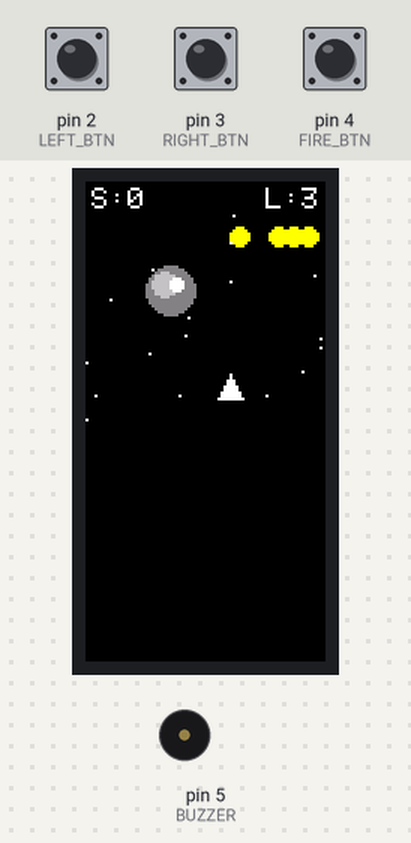
A sketch run on a simulated Arduino Uno, built with avr-gcc and run on an emulated ATmega328P. Parts: 80×160 colour display, buzzer (waves = sounding). The test bench sets the inputs (shaded band); at power-on: pin 4 (FIRE_BTN) HIGH, pin 2 (LEFT_BTN) HIGH, pin 3 (RIGHT_BTN) HIGH. Random numbers use the default seed unless the sketch sets one. At 20.4 s the program stops and its outputs stay as they are.

Above: at 1.38 s.
1.4 s: pin 4 (FIRE_BTN) pulled LOW for 0.15 s
At 2.09 s:
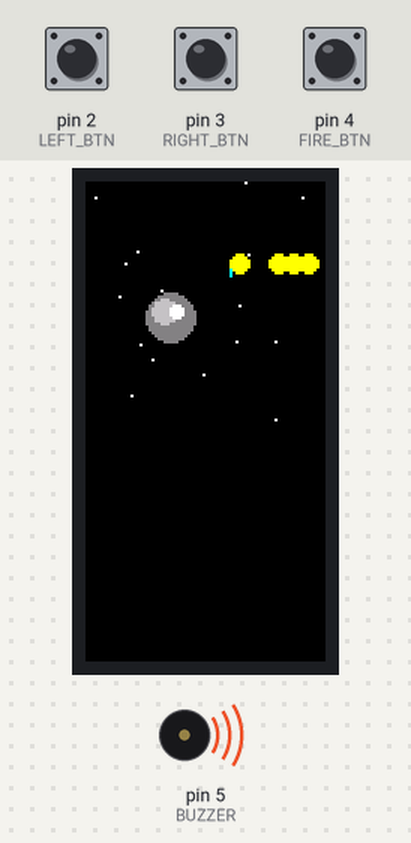
3.0 s: pin 2 (LEFT_BTN) pulled LOW for 1 s
At 6.54 s:
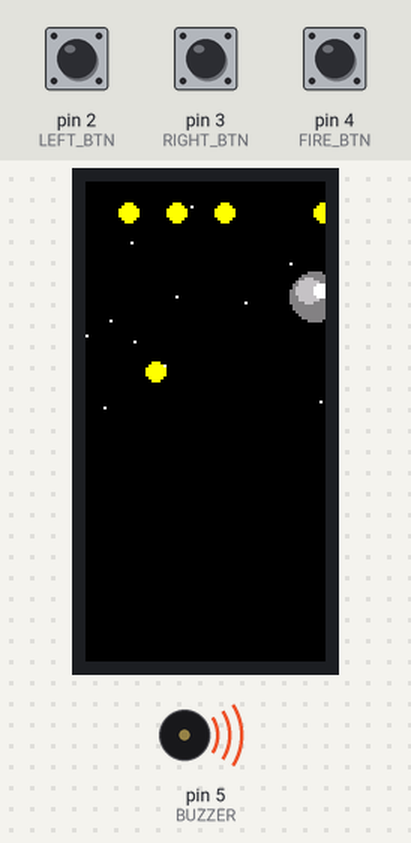
7.0 s: pin 4 (FIRE_BTN) pulled LOW for 3.2 s
At 7.13 s:
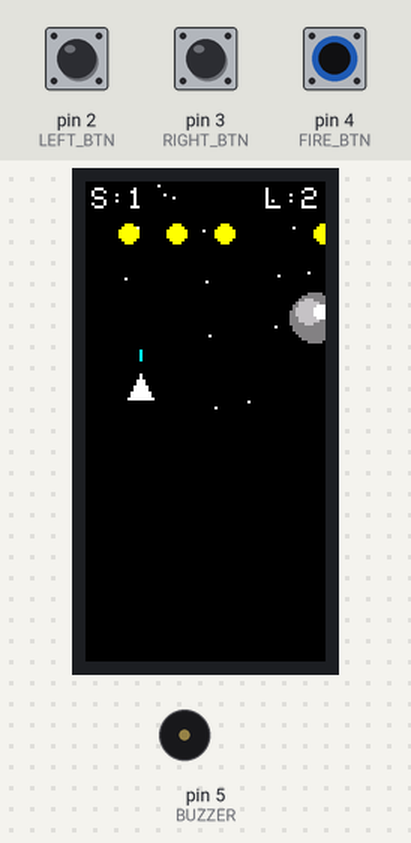
13.2 s: pin 4 (FIRE_BTN) pulled LOW for 1 s
At 13.98 s:
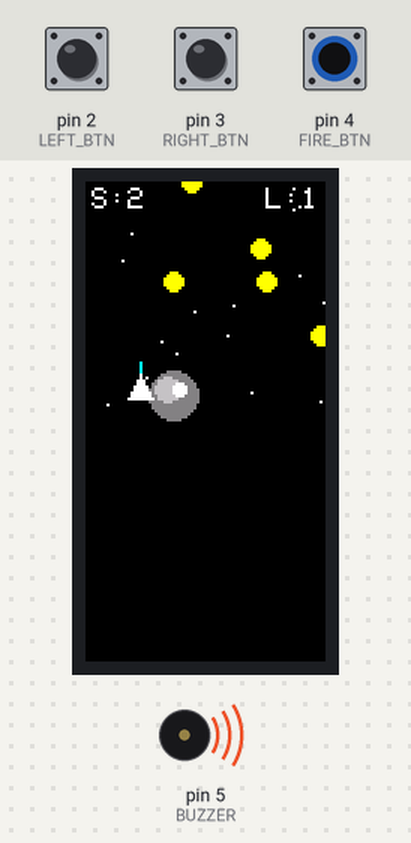
17.2 s: pin 3 (RIGHT_BTN) pulled LOW for 0.15 s
At 20.26 s:
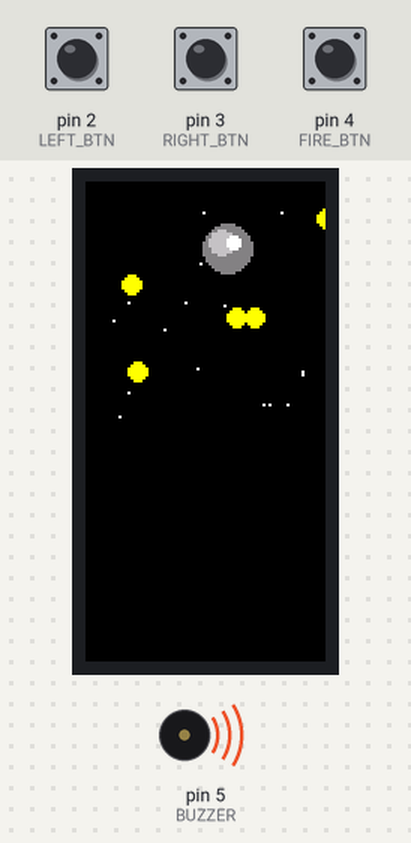
Timing chart, 0 to 21.9 s (numbered marks = the images above; inputs shaded):
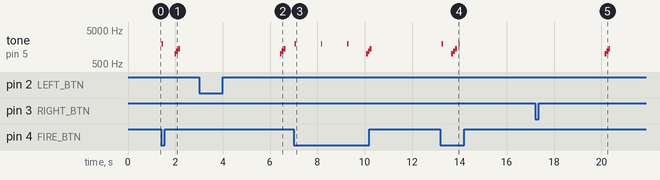

Measured:
- after the input at 1.4 s, tone on pin 5 (BUZZER): plays 2000 Hz for 0.05 s, 1000 Hz for 0.08 s, 1200 Hz for 0.08 s, 1400 Hz for 0.08 s, starting at once
- after the input at 3.0 s, tone on pin 5 (BUZZER): silent → 1000 Hz after 3.4 s, → 1200 Hz 0.08 s later, → 1400 Hz 0.08 s later, → silent 0.08 s later

The sketch:

starwarsshooter.ino
```cpp
 #include <SPI.h>
#include <Adafruit_GFX.h>
#include <Adafruit_ST7735.h>

#define TFT_CS   10
#define TFT_DC   9
#define TFT_RST  8

Adafruit_ST7735 display = Adafruit_ST7735(TFT_CS, TFT_DC, TFT_RST);

// Screen
#define W 96
#define H 80

// Buttons
#define LEFT_BTN  2
#define RIGHT_BTN 3
#define FIRE_BTN  4

// Buzzer
#define BUZZER    5

// Player
int shipX = 44;
int shipY = 72;
int lives = 3;

// Bullet
int bulletX = -1;
int bulletY = -1;

// Death Star
int enemyX = 20;
int enemyY = 10;
bool enemyAlive = true;

// Asteroids
#define MAX_AST 5
int asteroidX[MAX_AST];
int asteroidY[MAX_AST];
bool asteroidAlive[MAX_AST];

// Score
int score = 0;

// Colors
#define DEATH_STAR_GRAY 0x8410
#define DEATH_STAR_LIGHT 0xC618
#define DEATH_STAR_CORE ST77XX_WHITE
#define PLAYER_COLOR ST77XX_WHITE
#define BULLET_COLOR ST77XX_CYAN
#define ASTEROID_COLOR ST77XX_YELLOW

// Functions
void laserSound(){ tone(BUZZER, 2000, 50);}
void explosionSound(){ for(int i=0;i<3;i++){ tone(BUZZER, 1000+i*200, 80); delay(80);} }

void drawShip(){
  display.fillTriangle(shipX, shipY, shipX+8, shipY, shipX+4, shipY-8, PLAYER_COLOR);
}

void drawDeathStar(){
  display.fillCircle(enemyX+8, enemyY+8, 8, DEATH_STAR_GRAY);
  display.fillCircle(enemyX+6, enemyY+6, 4, DEATH_STAR_LIGHT);
  display.fillCircle(enemyX+10, enemyY+6, 2, DEATH_STAR_CORE);
}

void drawAsteroids(){
  for(int i=0;i<MAX_AST;i++){
    if(asteroidAlive[i]){
      display.fillCircle(asteroidX[i], asteroidY[i], 3, ASTEROID_COLOR);
    }
  }
}

void spawnAsteroids(){
  for(int i=0;i<MAX_AST;i++){
    if(!asteroidAlive[i]){
      asteroidAlive[i]=true;
      asteroidX[i]=random(5,W-5);
      asteroidY[i]=0;
    }
  }
}

void setup() {
  pinMode(LEFT_BTN, INPUT_PULLUP);
  pinMode(RIGHT_BTN, INPUT_PULLUP);
  pinMode(FIRE_BTN, INPUT_PULLUP);
  pinMode(BUZZER, OUTPUT);

  randomSeed(analogRead(0));

  display.initR(INITR_MINI160x80);
  display.fillScreen(ST77XX_BLACK);

  // Initialize asteroids
  for(int i=0;i<MAX_AST;i++) asteroidAlive[i]=false;
}

void loop() {
  if(lives<=0){
    display.fillScreen(ST77XX_BLACK);
    display.setCursor(15,35);
    display.setTextColor(ST77XX_RED);
    display.setTextSize(2);
    display.print("GAME");
    display.setCursor(15,50);
    display.print("OVER");
    while(1); // freeze game
  }

  display.fillScreen(ST77XX_BLACK);

  // Background stars
  for(int i=0;i<20;i++){
    display.drawPixel(random(0,W), random(0,H), ST77XX_WHITE);
  }

  // Player movement
  if(digitalRead(LEFT_BTN)==LOW && shipX>2) shipX-=2;
  if(digitalRead(RIGHT_BTN)==LOW && shipX<W-10) shipX+=2;

  // Fire bullet
  if(digitalRead(FIRE_BTN)==LOW && bulletY<0){
    bulletX=shipX+4;
    bulletY=shipY-8;
    laserSound();
  }

  // Bullet movement
  if(bulletY>=0){
    bulletY-=4;
    display.drawFastVLine(bulletX, bulletY, 4, BULLET_COLOR);
    if(bulletY<0) bulletY=-1;
  }

  // Death Star
  if(enemyAlive){
    drawDeathStar();
    enemyY+=1;
    if(enemyY>H){
      enemyY=10;
      enemyX=random(5,W-20);
    }
  }

  // Asteroids
  spawnAsteroids();
  drawAsteroids();
  for(int i=0;i<MAX_AST;i++){
    if(asteroidAlive[i]){
      asteroidY[i]+=1;
      if(asteroidY[i]>H) asteroidAlive[i]=false;

      // Collision with player
      int dx=asteroidX[i]- (shipX+4);
      int dy=asteroidY[i]- (shipY-4);
      if(dx*dx+dy*dy <= 49){ // radius^2
        lives--;
        asteroidAlive[i]=false;
        explosionSound();
      }

      // Collision with bullet
      if(bulletY>=0){
        int dx2=bulletX-asteroidX[i];
        int dy2=bulletY-asteroidY[i];
        if(dx2*dx2+dy2*dy2 <= 16){ // radius^2
          asteroidAlive[i]=false;
          bulletY=-1;
          score++;
          explosionSound();
        }
      }
    }
  }

  // Collision bullet with Death Star
  if(enemyAlive && bulletY>=0){
    int dx=bulletX-(enemyX+8);
    int dy=bulletY-(enemyY+8);
    if(dx*dx+dy*dy <= 8*8){
      enemyAlive=false;
      bulletY=-1;
      score+=5;
      explosionSound();
    }
  }

  // Respawn Death Star
  if(!enemyAlive){
    delay(150);
    enemyX=random(5,W-20);
    enemyY=10;
    enemyAlive=true;
  }

  // Draw player
  drawShip();

  // Display score & lives
  display.setCursor(2,2);
  display.setTextColor(ST77XX_WHITE);
  display.setTextSize(1);
  display.print("S:");
  display.print(score);
  display.setCursor(60,2);
  display.print("L:");
  display.print(lives);

  delay(40);
}
```
